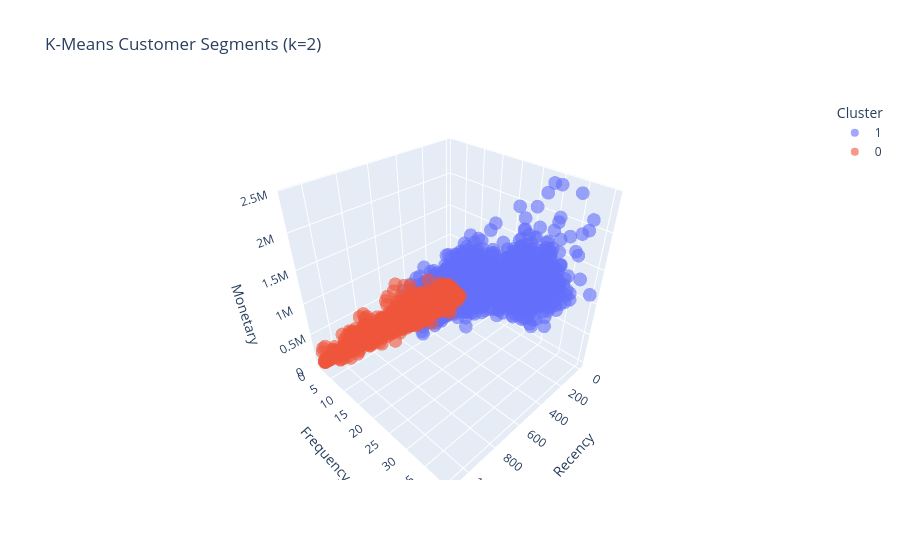

This figure's notebook cell:
### Code cell
fig = px.scatter_3d(
    rfm, x='Recency', y='Frequency', z='Monetary', color=rfm['Cluster'].astype(str),
    title=f'K-Means Customer Segments (k={best_k})', opacity=0.6,
    labels={'color': 'Cluster'}
)
fig.write_html('../images/kmeans_3d_clusters.html')
fig.show()

### Figure 1 — Plotly figure (JSON) as saved in the notebook; plotly's stock layout.template omitted (floating-point values rounded to 4 significant figures; data arrays with more than 128 entries replaced by an {"elided": "..."} marker saying what was removed)
{"data": [{"hovertemplate": "Cluster=1<br>Recency=%{x}<br>Frequency=%{y}<br>Monetary=%{z}<extra></extra>", "legendgroup": "1", "marker": {"color": "#636efa", "opacity": 0.6, "symbol": "circle"}, "mode": "markers", "name": "1", "scene": "scene", "showlegend": true, "type": "scatter3d", "x": {"elided": "5473 int values"}, "y": {"elided": "5473 int values"}, "z": {"elided": "5473 float values"}}, {"hovertemplate": "Cluster=0<br>Recency=%{x}<br>Frequency=%{y}<br>Monetary=%{z}<extra></extra>", "legendgroup": "0", "marker": {"color": "#EF553B", "opacity": 0.6, "symbol": "circle"}, "mode": "markers", "name": "0", "scene": "scene", "showlegend": true, "type": "scatter3d", "x": {"elided": "3294 int values"}, "y": {"elided": "3294 int values"}, "z": {"elided": "3294 float values"}}], "layout": {"legend": {"title": {"text": "Cluster"}, "tracegroupgap": 0}, "scene": {"domain": {"x": [0.0, 1.0], "y": [0.0, 1.0]}, "xaxis": {"title": {"text": "Recency"}}, "yaxis": {"title": {"text": "Frequency"}}, "zaxis": {"title": {"text": "Monetary"}}}, "title": {"text": "K-Means Customer Segments (k=2)"}}}
